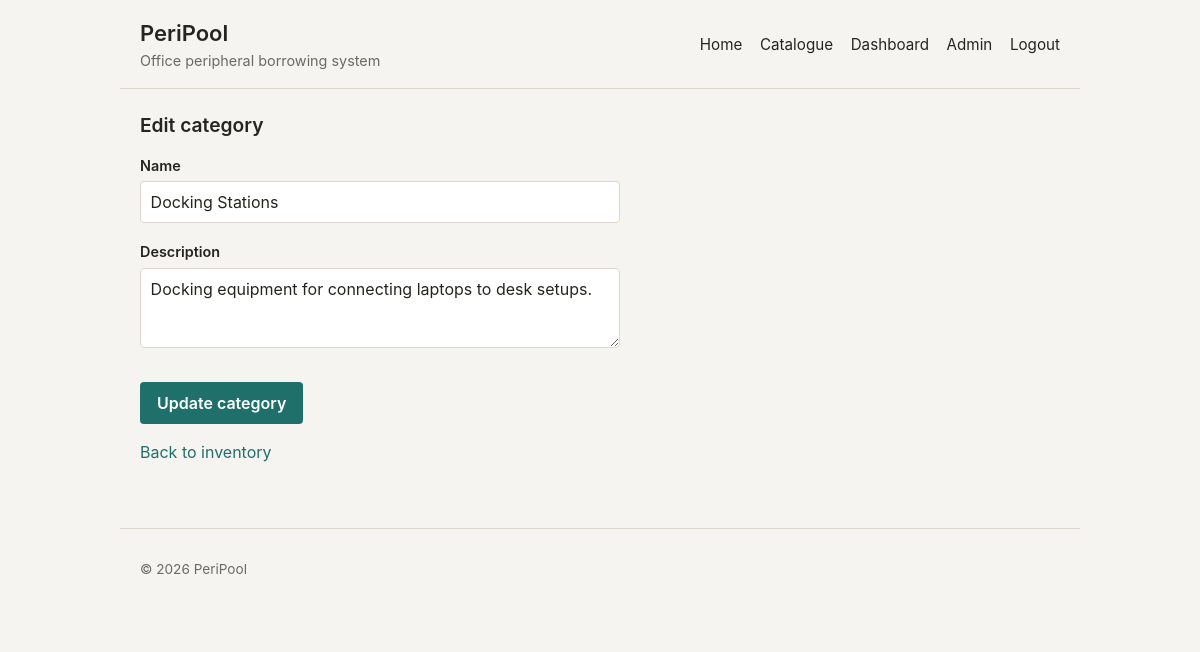
Page /admin/categories/5/edit (signed in) on the committed database.
### app/models.py (models this page shows, shortened)
class Category(db.Model):
    __tablename__ = "categories"
    id = db.Column(db.Integer, primary_key=True)
    name = db.Column(db.String(100), unique=True, nullable=False)
    description = db.Column(db.Text)
    created_at = db.Column(db.DateTime, nullable=False, default=get_utc_now)
    updated_at = db.Column(
        db.DateTime,
        nullable=False,
        default=get_utc_now,
        onupdate=get_utc_now
    )
    item_models = db.relationship("ItemModel", back_populates="category")

### app/blueprints/admin.py (the view, shortened to what this page needs)
@admin.route('/categories/new', methods=['GET', 'POST'])
@admin.route('/categories/<int:category_id>/edit', methods=['GET', 'POST'])
@admin_required
def category_form(category_id=None):
    category = db.get_or_404(Category, category_id) if category_id else None
    form = CategoryForm(obj=category, category_id=category_id)
    return render_template('admin_category_form.html', form=form, category=category)

### app/forms.py (shortened to what this page needs)
class CategoryForm(FlaskForm):
    name = StringField(
        'Name',
        filters=[_strip],
        validators=[DataRequired(message='Category name is required.'), Length(max=100)],
        render_kw={'required': True}
    )
    description = TextAreaField('Description', filters=[_strip])
    def __init__(self, *args, category_id=None, **kwargs):
        super().__init__(*args, **kwargs)
        self.category_id = category_id

### app/forms.py (called while the page is built)
def _strip(value):
    return value.strip() if value else value

### app/models.py (called while the page is built)
@login_manager.user_loader
def load_user(user_id):
    return db.session.get(User, int(user_id))

### app/templates/admin_category_form.html (shortened to what this page needs)
{% extends "base.html" %}
{% from "macros.html" import render_field %}
{% block content %}
<section>
    {% if category %}
        <h2>Edit category</h2>
    {% else %}
        <h2>Add category</h2>
    {% endif %}
    <form method="post">
        {{ render_field(form.name) }}
        {{ render_field(form.description) }}
        <button type="submit">
            {% if category %}Update category{% else %}Create category{% endif %}
        </button>
    </form>
    <p>
        <a href="{{ url_for('admin.inventory') }}">Back to inventory</a>
    </p>
</section>
{% endblock %}

### app/templates/macros.html (shortened to what this page needs)
{% macro render_field(field) %}
    <p>
        {{ field.label }}<br>
        {{ field() }}
    </p>
{% endmacro %}

### app/static/css/style.css (style rules this page uses)
:root { --color-bg: #f5f4f0; --color-surface: #ffffff; --color-surface-muted: #eeece5; --color-text: #26241f; --color-text-muted: #6b6a62; --color-border: #dcd8cd; --color-accent: #1f6f6b; --color-accent-hover: #17534f; --color-accent-contrast: #ffffff; --color-focus-ring: rgba(31, 111, 107, 0.25); --color-success-bg: #eaf3ea; --color-success-text: #2f5f33; --color-success-border: #4b8f52; --color-danger-bg: #f7e9e6; --color-danger-text: #7a3122; --color-danger-border: #b5493a; --color-warning-bg: #f7efe0; --color-warning-text: #6b4c14; --color-warning-border: #a97a1f; --color-info-bg: #e8eef2; --color-info-text: #2c4a5c; --color-info-border: #3d6b8a; --radius: 4px; --max-width: 960px; }
* { box-sizing: border-box; }
body { margin: 0; background: var(--color-bg); color: var(--color-text); font-family: -apple-system, BlinkMacSystemFont, "Segoe UI", Roboto, "Helvetica Neue", Arial, sans-serif; font-size: 16px; line-height: 1.5; }
h1, h2, h3 { line-height: 1.25; font-weight: 600; }
h2 { font-size: 1.2rem; margin-top: 0; }
a { color: var(--color-accent); text-decoration: none; }
section { margin-bottom: 1rem; }
form { max-width: 30rem; }
label { font-weight: 600; font-size: 0.9rem; }
input, select, textarea { width: 100%; margin-top: 0.3rem; padding: 0.5rem 0.6rem; background: var(--color-surface); color: var(--color-text); border: 1px solid var(--color-border); border-radius: var(--radius); font: inherit; }
textarea { min-height: 5rem; resize: vertical; }
button, .button { display: inline-block; margin-top: 0.75rem; padding: 0.5rem 1rem; background: var(--color-accent); color: var(--color-accent-contrast); border: 1px solid transparent; border-radius: var(--radius); font: inherit; font-weight: 600; cursor: pointer; }

### rows in the picture
Category: name "Docking Stations", description "Docking equipment for connecting laptops to desk setups."

### other values in the picture
{{ field.label }} "Name Description"
